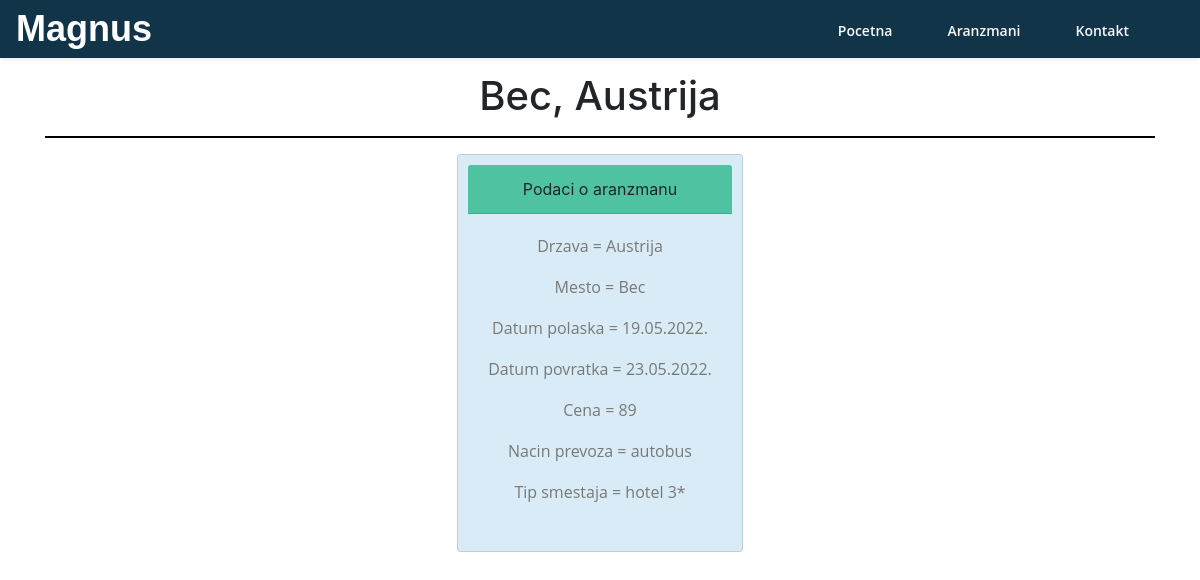
Page /read.php?id=4 on the committed database.
### tables this page shows
CREATE TABLE `aranzmani` (
  `id_aranzmana` int(11) NOT NULL,
  `mesto` varchar(255) NOT NULL,
  `datum_polaska` varchar(255) NOT NULL,
  `datum_povratka` varchar(255) NOT NULL,
  `cena_u_evrima` int(11) NOT NULL,
  `nacin_prevoza` varchar(255) NOT NULL,
  `tip_smestaja` varchar(255) NOT NULL,
  `id_drzave` int(11) NOT NULL
);

CREATE TABLE `drzave` (
  `id_drzave` int(11) NOT NULL,
  `naziv_drzave` varchar(255) NOT NULL
);

### aranzmani/aranzmaniobrada.php (called while the page is built, shortened)
<?php
class Aranzman
{
	public static function fetch_single(mysqli $conn, $id_aranzmana)
	{
		$data = null;
		$query = "SELECT * , d.naziv_drzave FROM drzave d INNER JOIN aranzmani a on (d.id_drzave=a.id_drzave) WHERE id_aranzmana = '$id_aranzmana'";
		if ($sql = $conn->query($query)) {
			while ($row = $sql->fetch_assoc()) {
				$data = $row;
			}
		}
		return $data;
	}
}

### read.php (the view, shortened to what this page needs)
<?php
include "konekcija.php";
include "aranzmani/aranzmaniobrada.php";
?>
<!doctype html>
<html lang="en">
<head>
  <link rel="stylesheet" href="https://stackpath.bootstrapcdn.com/bootstrap/4.3.1/css/bootstrap.min.css">
  < <link rel="stylesheet" href="css/izgled.css">
    <link rel="stylesheet" href="forma/css/bootstrap.min.css">
</head>
<body>
  <nav class="navbar navbar-expand-md navbar-dark navbar-custom fixed-top">
    <a class="navbar-brand logo-text page-scroll" href="index.php">Magnus</a>
    <div class="collapse navbar-collapse" id="navbarsExampleDefault">
      <ul class="navbar-nav ml-auto">
        <li class="nav-item">
          <a class="btn-round-custom" href="#">Pocetna</a>
        </li>
        <li class="nav-item">
          <a class="btn-round-custom" href="aranzmani/aranzmani.php">Aranzmani</a>
        </li>
        <li class="nav-item">
          <a class="btn-round-custom" href="kontakt.php">Kontakt</a>
        </li>
      </ul>
    </div>
  </nav>
  <?php
  $id_aranzmana = $_REQUEST['id'];
  $row = Aranzman::fetch_single($conn, $id_aranzmana);
  if (!empty($row)) {
  ?>
    <div class="container">
      <div class="row">
        <div class="col-md-12 mt-5">
          <h1 class="text-center"> <?php echo $row['mesto']; ?>, <?php echo $row['naziv_drzave']; ?></h1>
          <hr style="height: 1px;color: black;background-color: black;">
        </div>
      </div>
      <div class="row">
        <div class="col-md-5 mx-auto  d-flex justify-content-center">
          <div id="jedanAranzman" class="card">
            <div id="podaci" class="card-header">
              Podaci o aranzmanu
            </div>
            <div class="card-body">
              <p>Drzava = <?php echo $row['naziv_drzave']; ?></p>
              <p>Mesto = <?php echo $row['mesto']; ?></p>
              <p>Datum polaska = <?php echo $row['datum_polaska']; ?></p>
              <p>Datum povratka = <?php echo $row['datum_povratka']; ?></p>
              <p>Cena = <?php echo $row['cena_u_evrima']; ?></p>
              <p>Nacin prevoza = <?php echo $row['nacin_prevoza']; ?></p>
              <p>Tip smestaja = <?php echo $row['tip_smestaja']; ?></p>
            </div>
          </div>
        <?php
      } else {
        echo "no data";
      }
        ?>
        </div>
      </div>
    </div>
</body>
</html>

### css/izgled.css (style rules this page uses)
body, html { width: 100%; height: 100%; }
body, p { color: #787976; font: 400 1rem/1.5625rem "Open Sans", sans-serif; }
h1 { color: #484a46; font: 700 2.5rem/3rem "Montserrat", sans-serif; }
a { color: #f8f9fa; text-decoration: none; }
.navbar-custom { padding-top: 0.375rem; padding-bottom: 0.375rem; background-color: #113448; box-shadow: 0 0.0625rem 0.375rem 0 rgba(0, 0, 0, 0.1); font: 600 0.875rem/0.875rem "Open Sans", sans-serif; transition: all 0.2s; }
.navbar-custom .navbar-brand { font-size: 0; }
.navbar-custom .navbar-brand.logo-text { margin-top: 0.25rem; margin-bottom: 0.25rem; font: 700 2.25rem/1.5rem "Montserrat", sans-serif; color: #fff; text-decoration: none; }
.navbar-custom .navbar-nav { margin-top: 0.75rem; margin-bottom: 0.5rem; }
#navbarsExampleDefault { text-align: right; }
.navbar-nav { display: inline-block; }
.navbar-nav li { list-style: none; display: inline-block; margin-right: 55px; position: relative; }
.card { display: inline-block; text-align: right; width: 50%; padding: 10px; }
#jedanAranzman { width: fit-content; text-align: center; }
#podaci { background-color: #4fc3a1; }
.nav-item { text-align: right; }

### rows in the picture
aranzmani: mesto "Bec", id_drzave.naziv_drzave "Austrija", datum_polaska "19.05.2022.", datum_povratka "23.05.2022.", cena_u_evrima "89", nacin_prevoza "autobus", tip_smestaja "hotel 3*"
